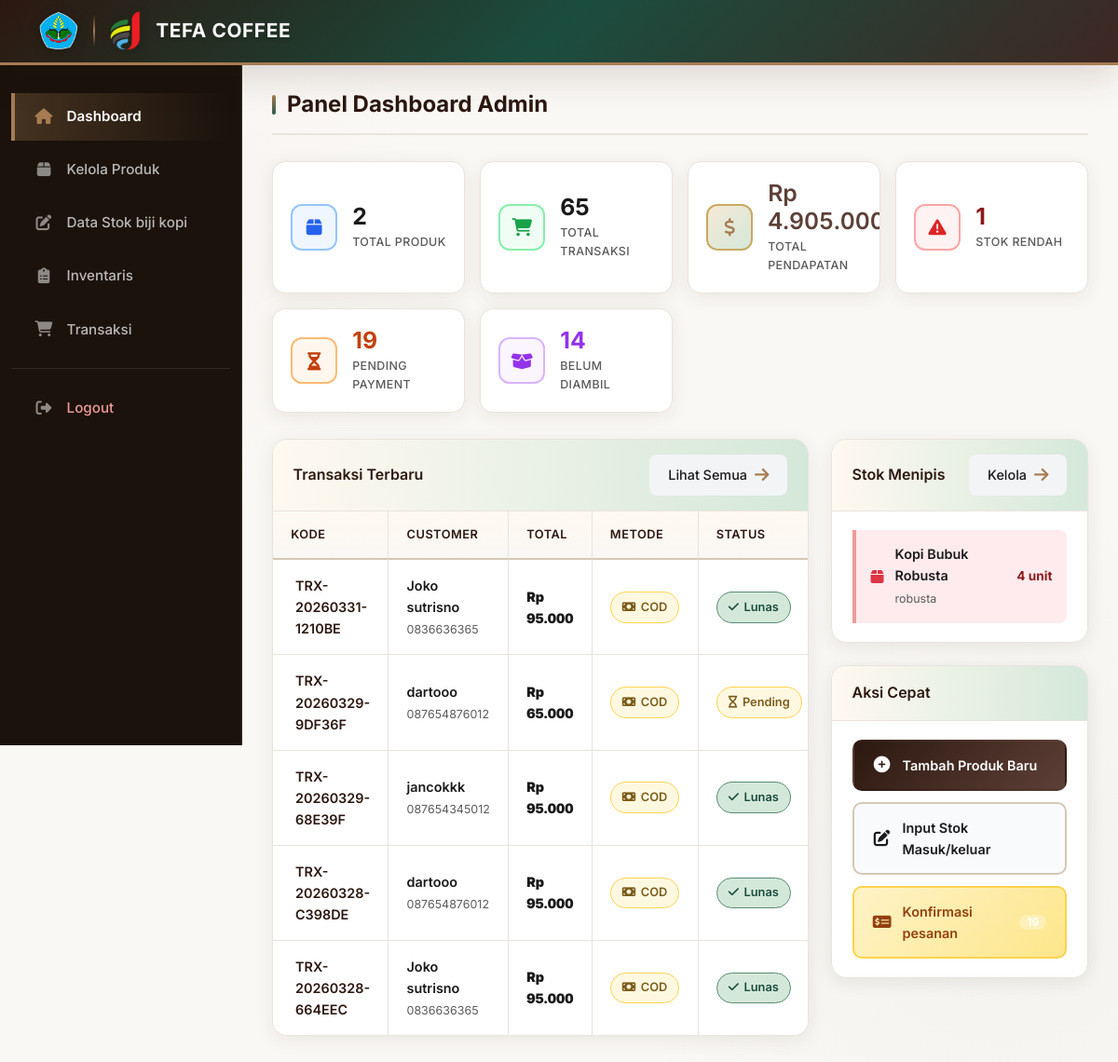
Page /admin/dashboard.php (signed in) on the committed database.
### tables this page shows
CREATE TABLE `transactions` (
  `id` int(11) NOT NULL,
  `user_id` int(11) NOT NULL,
  `kode_transaksi` varchar(50) NOT NULL,
  `total_harga` decimal(10,2) NOT NULL,
  `metode_pembayaran` enum('cod','qris') NOT NULL,
  `status_pembayaran` enum('pending','lunas','dikonfirmasi') DEFAULT 'pending',
  `status_pengambilan` enum('belum_diambil','sudah_diambil') DEFAULT 'belum_diambil',
  `bukti_pembayaran` varchar(255) DEFAULT NULL,
  `tanggal_transaksi` timestamp NOT NULL DEFAULT current_timestamp(),
  `diambil_oleh` varchar(100) DEFAULT NULL,
  `tanggal_diambil` datetime DEFAULT NULL
);

CREATE TABLE `users` (
  `id` int(11) NOT NULL,
  `username` varchar(50) NOT NULL,
  `password` varchar(255) NOT NULL,
  `role` enum('admin','manager','customer') NOT NULL,
  `nama_lengkap` varchar(100) NOT NULL,
  `email` varchar(100) NOT NULL,
  `telepon` varchar(15) DEFAULT NULL,
  `alamat` text DEFAULT NULL,
  `created_at` timestamp NOT NULL DEFAULT current_timestamp()
);

CREATE TABLE `products` (
  `id` int(11) NOT NULL,
  `nama_produk` varchar(100) NOT NULL,
  `deskripsi` text DEFAULT NULL,
  `harga` decimal(10,2) NOT NULL,
  `stok` int(11) DEFAULT 0,
  `kategori` enum('robusta','arabica','lainnya') DEFAULT 'lainnya',
  `gambar` varchar(255) DEFAULT NULL,
  `created_at` timestamp NOT NULL DEFAULT current_timestamp()
);

### admin/dashboard.php (the view, shortened to what this page needs)
<?php
require_once '../config/config.php';
$status_lunas_clause = "IN ('lunas', 'dikonfirmasi')";
$total_produk = mysqli_fetch_assoc(mysqli_query($conn, "SELECT COUNT(*) as total FROM products"))['total'] ?? 0;
$total_transaksi = mysqli_fetch_assoc(mysqli_query($conn, "SELECT COUNT(*) as total FROM transactions"))['total'] ?? 0;
$total_pendapatan = mysqli_fetch_assoc(mysqli_query($conn, "
    SELECT SUM(total_harga) as total
    FROM transactions
    WHERE status_pembayaran $status_lunas_clause
"))['total'] ?? 0;
$stok_rendah = mysqli_fetch_assoc(mysqli_query($conn, "
    SELECT COUNT(*) as total
    FROM products
    WHERE stok < 20
"))['total'] ?? 0;
$transaksi_pending = mysqli_fetch_assoc(mysqli_query($conn, "
    SELECT COUNT(*) as total
    FROM transactions
    WHERE status_pembayaran = 'pending'
"))['total'] ?? 0;
$belum_diambil = mysqli_fetch_assoc(mysqli_query($conn, "
    SELECT COUNT(*) as total
    FROM transactions
    WHERE status_pengambilan = 'belum_diambil'
    AND status_pembayaran $status_lunas_clause
"))['total'] ?? 0;
$recent_transactions = [];
$query = mysqli_query($conn, "
    SELECT t.*, u.nama_lengkap, u.telepon
    FROM transactions t
    JOIN users u ON t.user_id = u.id
    ORDER BY t.tanggal_transaksi DESC
    LIMIT 5
");
while ($row = mysqli_fetch_assoc($query)) {
    $recent_transactions[] = $row;
}
$low_stock_products = [];
$query = mysqli_query($conn, "
    SELECT * FROM products
    WHERE stok < 20
    ORDER BY stok ASC
    LIMIT 5
");
while ($row = mysqli_fetch_assoc($query)) {
    $low_stock_products[] = $row;
}
?>
<!DOCTYPE html>
<html lang="id">
<head>
    <link href="https://cdn.jsdelivr.net/npm/bootstrap@5.3.0/dist/css/bootstrap.min.css" rel="stylesheet">
    <link rel="stylesheet" href="https://cdnjs.cloudflare.com/ajax/libs/font-awesome/6.4.0/css/all.min.css">
    <link rel="stylesheet" href="css/dashboard.css">
</head>
<body>
    <div class="top-header">
        <div class="container">
            <div class="header-content">
                <div class="logo-container">
                    <img src="../assets/images/logopolije.png" alt="Polije" class="logo-polije"
                        onerror="this.src='https://via.placeholder.com/42x42/2C1810/FFFFFF?text=P'">
                    <div class="logo-divider"></div>
                    <img src="../assets/images/sip.png" alt="TEFA" class="logo-tefa"
                        onerror="this.src='https://via.placeholder.com/42x42/A67C52/FFFFFF?text=T'">
                    <span class="brand-text">TEFA COFFEE</span>
                </div>
            </div>
        </div>
    </div>
    <div class="sidebar" id="sidebar">
        <ul class="sidebar-menu">
            <li>
                <a href="dashboard.php" class="active">
                    <i class="fas fa-home"></i>
                    <span>Dashboard</span>
                </a>
            </li>
            <li>
                <a href="products.php">
                    <i class="fas fa-box"></i>
                    <span>Kelola Produk</span>
                </a>
            </li>
            <li>
                <a href="stock.php">
                    <i class="fa-solid fa-pen-to-square"></i>
                    <span>Data Stok biji kopi</span>
                </a>
            </li>
            <li>
                <a href="inventory.php">
                    <i class="fas fa-clipboard-list"></i>
                    <span>Inventaris</span>
                </a>
            </li>
            <li>
                <a href="transactions.php">
                    <i class="fas fa-shopping-cart"></i>
                    <span>Transaksi</span>
                </a>
            </li>
            <div class="sidebar-divider"></div>
            <li>
                <a href="../logout.php" style="color: #ef9a9a;">
                    <i class="fas fa-sign-out-alt"></i>
                    <span>Logout</span>
                </a>
            </li>
        </ul>
    </div>
    <div class="main-wrapper">
        <div class="main-content">
            <div class="page-header">
                <h1 class="page-title">
                    Panel Dashboard Admin
                </h1>
            </div>
            <div class="stats-grid">
                <div class="stat-card" onclick="window.location.href='products.php'">
                    <div class="stat-icon"><i class="fas fa-box"></i></div>
                    <div class="stat-content">
                        <div class="stat-number"><?= (int) $total_produk ?></div>
                        <div class="stat-label">Total Produk</div>
                    </div>
                </div>
                <div class="stat-card" onclick="window.location.href='transactions.php'">
                    <div class="stat-icon"><i class="fas fa-shopping-cart"></i></div>
                    <div class="stat-content">
                        <div class="stat-number"><?= (int) $total_transaksi ?></div>
                        <div class="stat-label">Total Transaksi</div>
                    </div>
                </div>
                <div class="stat-card" onclick="window.location.href='transactions.php'">
                    <div class="stat-icon"><i class="fas fa-dollar-sign"></i></div>
                    <div class="stat-content">
                        <div class="stat-number text-rupiah">Rp <?= number_format($total_pendapatan, 0, ',', '.') ?>
                        </div>
                        <div class="stat-label">Total Pendapatan</div>
                    </div>
                </div>
                <div class="stat-card" onclick="window.location.href='products.php'">
                    <div class="stat-icon"><i class="fas fa-exclamation-triangle"></i></div>
                    <div class="stat-content">
                        <div class="stat-number" style="color: var(--danger-text);"><?= (int) $stok_rendah ?></div>
                        <div class="stat-label">Stok Rendah</div>
                    </div>
                </div>
                <div class="stat-card" onclick="window.location.href='transactions.php?filter_pembayaran=pending'">
                    <div class="stat-icon"><i class="fas fa-hourglass-half"></i></div>
                    <div class="stat-content">
                        <div class="stat-number" style="color: #c2410c;"><?= (int) $transaksi_pending ?></div>
                        <div class="stat-label">Pending Payment</div>
                    </div>
                </div>
                <div class="stat-card"
                    onclick="window.location.href='transactions.php?filter_pengambilan=belum_diambil'">
                    <div class="stat-icon"><i class="fas fa-box-open"></i></div>
                    <div class="stat-content">
                        <div class="stat-number" style="color: #9333ea;"><?= (int) $belum_diambil ?></div>
                        <div class="stat-label">Belum Diambil</div>
                    </div>
                </div>
            </div>
            <div class="row">
                <div class="col-lg-8 mb-4">
                    <div class="card-custom">
                        <div class="card-header-custom">
                            <span>Transaksi Terbaru</span>
                            <a href="transactions.php" class="btn-custom btn-secondary btn-sm"
                                style="display:inline-flex;align-items:center;gap:0.5rem;padding:0.625rem 1.25rem;border-radius:8px;font-weight:500;font-size:0.9rem;cursor:pointer;transition:all 0.15s ease;border:none;text-decoration:none;background:#f3f4f6;color:var(--text-primary);">
                                Lihat Semua <i class="fas fa-arrow-right"></i>
                            </a>
                        </div>
                        <div class="card-body p-0">
                            <div class="table-responsive">
                                <table class="table table-custom">
                                    <thead>
                                        <tr>
                                            <th>Kode</th>
                                            <th>Customer</th>
                                            <th>Total</th>
                                            <th>Metode</th>
                                            <th>Status</th>
                                        </tr>
                                    </thead>
                                    <tbody>
                                        <?php if (count($recent_transactions) > 0): ?>
                                            <?php foreach ($recent_transactions as $t): ?>
                                                <tr>
                                                    <td data-label="Kode" class="fw-semibold">
                                                        <?= htmlspecialchars($t['kode_transaksi']) ?>
                                                    </td>
                                                    <td data-label="Customer">
                                                        <span
                                                            class="fw-semibold"><?= htmlspecialchars($t['nama_lengkap']) ?></span>
                                                        <?php if (!empty($t['telepon'])): ?>
                                                            <br><small class="text-muted"
                                                                style="font-size:0.78rem;"><?= htmlspecialchars($t['telepon']) ?></small>
                                                        <?php endif; ?>
                                                    </td>
                                                    <td data-label="Total" class="text-rupiah">
                                                        <strong>Rp <?= number_format($t['total_harga'], 0, ',', '.') ?></strong>
                                                    </td>
                                                    <td data-label="Metode">
                                                        <?php if ($t['metode_pembayaran'] == 'qris'): ?>
                                                            <span class="badge-custom badge-primary">
                                                                <i class="fas fa-qrcode"></i> QRIS
                                                            </span>
                                                        <?php else: ?>
                                                            <span class="badge-custom badge-warning">
                                                                <i class="fas fa-money-bill"></i> COD
                                                            </span>
                                                        <?php endif; ?>
                                                    </td>
                                                    <td data-label="Status">
                                                        <?php if (in_array($t['status_pembayaran'], ['lunas', 'dikonfirmasi'])): ?>
                                                            <span class="badge-custom badge-success">
                                                                <i class="fas fa-check"></i> Lunas
                                                            </span>
                                                        <?php else: ?>
                                                            <span class="badge-custom badge-warning">
                                                                <i class="fas fa-hourglass"></i> Pending
                                                            </span>
                                                        <?php endif; ?>
                                                    </td>
                                                </tr>
                                            <?php endforeach; ?>
                                        <?php endif; ?>
                                    </tbody>
                                </table>
                            </div>
                        </div>
                    </div>
                </div>
                <div class="col-lg-4">
                    <div class="card-custom">
                        <div class="card-header-custom">
                            <span>Stok Menipis</span>
                            <a href="products.php?filter=low_stock" class="btn-custom btn-secondary btn-sm"
                                style="display:inline-flex;align-items:center;gap:0.5rem;padding:0.625rem 1.25rem;border-radius:8px;font-weight:500;font-size:0.9rem;cursor:pointer;transition:all 0.15s ease;border:none;text-decoration:none;background:#f3f4f6;color:var(--text-primary);">
                                Kelola <i class="fas fa-arrow-right"></i>
                            </a>
                        </div>
                        <div class="card-body">
                            <?php if (count($low_stock_products) > 0): ?>
                                <?php foreach ($low_stock_products as $p): ?>
                                    <div class="stock-alert <?= $p['stok'] <= 5 ? 'critical' : '' ?>">
                                        <i class="fas fa-box <?= $p['stok'] <= 5 ? 'text-danger' : 'text-warning' ?>"></i>
                                        <div style="flex: 1;">
                                            <div class="product-name"><?= htmlspecialchars($p['nama_produk']) ?></div>
                                            <small class="text-muted"
                                                style="font-size:0.78rem;"><?= htmlspecialchars($p['kategori']) ?></small>
                                        </div>
                                        <div class="stock-value"><?= (int) $p['stok'] ?> unit</div>
                                    </div>
                                <?php endforeach; ?>
                            <?php endif; ?>
                        </div>
                    </div>
                    <div class="quick-actions">
                        <div class="quick-actions-title">
                            <span>Aksi Cepat</span>
                        </div>
                        <div class="quick-actions-list">
                            <a href="products.php?action=add" class="quick-action-btn primary">
                                <i class="fas fa-plus-circle"></i>
                                <span>Tambah Produk Baru</span>
                            </a>
                            <a href="stock.php" class="quick-action-btn secondary">
                                <i class="fa-solid fa-pen-to-square"></i>
                                <span>Input Stok Masuk/keluar</span>
                            </a>
                            <a href="transactions.php?filter_pembayaran=pending" class="quick-action-btn warning">
                                <i class="fas fa-money-check-alt"></i>
                                <span>Konfirmasi pesanan</span>
                                <?php if ($transaksi_pending > 0): ?>
                                    <span class="badge"><?= $transaksi_pending ?></span>
                                <?php endif; ?>
                            </a>
                        </div>
                    </div>
                </div>
            </div>
        </div>
    </div>
</body>
</html>

### rows in the picture
transactions: kode_transaksi "TRX-20260331-1210BE", user.nama_lengkap "Joko sutrisno", user.telepon "0836636365", total_harga "95.000", metode_pembayaran "COD", status_pembayaran "dikonfirmasi" (drawn)
transactions: kode_transaksi "TRX-20260329-9DF36F", user.nama_lengkap "dartooo", user.telepon "087654876012", total_harga "65.000", metode_pembayaran "COD", status_pembayaran "pending" (drawn)
transactions: kode_transaksi "TRX-20260329-68E39F", user.nama_lengkap "jancokkk", user.telepon "087654345012", total_harga "95.000", metode_pembayaran "COD", status_pembayaran "dikonfirmasi" (drawn)
transactions: kode_transaksi "TRX-20260328-C398DE", user.nama_lengkap "dartooo", user.telepon "087654876012", total_harga "95.000", metode_pembayaran "COD", status_pembayaran "dikonfirmasi" (drawn)
transactions: kode_transaksi "TRX-20260328-664EEC", user.nama_lengkap "Joko sutrisno", user.telepon "0836636365", total_harga "95.000", metode_pembayaran "COD", status_pembayaran "dikonfirmasi" (drawn)
products: nama_produk "Kopi Bubuk Robusta", kategori "robusta", stok "4"

### other values in the picture
$total_produk "2"
$total_transaksi "65"
$stok_rendah "1"
$transaksi_pending "19"
$belum_diambil "14"
